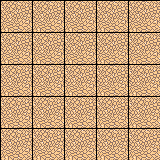

Tiled map render using the project's own tile images. Description and the whole map definition, tile-layer contents included, below:
An orthogonal 5x5 tile map with 32x32 px tiles, 1 tile layer (Capa de Patrones 1).

<map version="1.0" orientation="orthogonal" renderorder="right-down" width="5" height="5" tilewidth="32" tileheight="32" nextobjectid="1">
 <tileset firstgid="1" name="tmw_desert_spacing" tilewidth="32" tileheight="32" spacing="1" tilecount="48" columns="8">
  <image source="tilesets/tmw_desert_spacing.png" width="265" height="199" />
 </tileset>
 <layer name="Capa de Patrones 1" width="5" height="5">
  <data encoding="csv">
15,15,15,15,15,
15,15,15,15,15,
15,15,15,15,15,
15,15,15,15,15,
15,15,15,15,15
</data>
 </layer>
</map>
